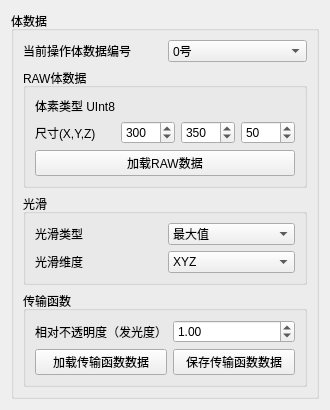
<?xml version="1.0" encoding="UTF-8"?>
<ui version="4.0">
 <class>VolumeComponent</class>
 <widget class="QWidget" name="VolumeComponent">
  <property name="geometry">
   <rect>
    <x>0</x>
    <y>0</y>
    <width>300</width>
    <height>300</height>
   </rect>
  </property>
  <property name="windowTitle">
   <string>Form</string>
  </property>
  <layout class="QVBoxLayout" name="verticalLayout">
   <item>
    <widget class="QGroupBox" name="groupBox_3">
     <property name="title">
      <string>体数据</string>
     </property>
     <layout class="QVBoxLayout" name="verticalLayout_2">
      <item>
       <layout class="QHBoxLayout" name="horizontalLayout">
        <item>
         <widget class="QLabel" name="label_3">
          <property name="sizePolicy">
           <sizepolicy hsizetype="Preferred" vsizetype="Preferred">
            <horstretch>0</horstretch>
            <verstretch>0</verstretch>
           </sizepolicy>
          </property>
          <property name="text">
           <string>当前操作体数据编号</string>
          </property>
         </widget>
        </item>
        <item>
         <widget class="QComboBox" name="comboBox_currVolID">
          <item>
           <property name="text">
            <string>0号</string>
           </property>
          </item>
          <item>
           <property name="text">
            <string>1号</string>
           </property>
          </item>
         </widget>
        </item>
       </layout>
      </item>
      <item>
       <widget class="QGroupBox" name="groupBox">
        <property name="title">
         <string>RAW体数据</string>
        </property>
        <layout class="QGridLayout" name="gridLayout">
         <item row="1" column="0">
          <widget class="QLabel" name="label_2">
           <property name="sizePolicy">
            <sizepolicy hsizetype="Preferred" vsizetype="Preferred">
             <horstretch>0</horstretch>
             <verstretch>0</verstretch>
            </sizepolicy>
           </property>
           <property name="text">
            <string>体素类型 UInt8</string>
           </property>
          </widget>
         </item>
         <item row="2" column="1">
          <widget class="QSpinBox" name="spinBox_voxPerVolX">
           <property name="minimum">
            <number>1</number>
           </property>
           <property name="maximum">
            <number>1024</number>
           </property>
           <property name="value">
            <number>300</number>
           </property>
          </widget>
         </item>
         <item row="2" column="2">
          <widget class="QSpinBox" name="spinBox_voxPerVolY">
           <property name="minimum">
            <number>1</number>
           </property>
           <property name="maximum">
            <number>1024</number>
           </property>
           <property name="value">
            <number>350</number>
           </property>
          </widget>
         </item>
         <item row="2" column="3">
          <widget class="QSpinBox" name="spinBox_voxPerVolZ">
           <property name="minimum">
            <number>1</number>
           </property>
           <property name="maximum">
            <number>1024</number>
           </property>
           <property name="value">
            <number>50</number>
           </property>
          </widget>
         </item>
         <item row="2" column="0">
          <widget class="QLabel" name="label">
           <property name="sizePolicy">
            <sizepolicy hsizetype="Preferred" vsizetype="Preferred">
             <horstretch>0</horstretch>
             <verstretch>0</verstretch>
            </sizepolicy>
           </property>
           <property name="text">
            <string>尺寸(X,Y,Z)</string>
           </property>
          </widget>
         </item>
         <item row="3" column="0" colspan="4">
          <widget class="QPushButton" name="pushButton_loadRAWVolume">
           <property name="text">
            <string>加载RAW数据</string>
           </property>
          </widget>
         </item>
        </layout>
       </widget>
      </item>
      <item>
       <widget class="QGroupBox" name="groupBox_4">
        <property name="title">
         <string>光滑</string>
        </property>
        <layout class="QGridLayout" name="gridLayout_3">
         <item row="3" column="2">
          <widget class="QComboBox" name="comboBox_smoothDim">
           <item>
            <property name="text">
             <string>XYZ</string>
            </property>
           </item>
           <item>
            <property name="text">
             <string>XY</string>
            </property>
           </item>
          </widget>
         </item>
         <item row="3" column="1">
          <widget class="QLabel" name="label_5">
           <property name="text">
            <string>光滑维度</string>
           </property>
          </widget>
         </item>
         <item row="2" column="2">
          <widget class="QComboBox" name="comboBox_smoothType">
           <item>
            <property name="text">
             <string>最大值</string>
            </property>
           </item>
           <item>
            <property name="text">
             <string>平均值</string>
            </property>
           </item>
          </widget>
         </item>
         <item row="2" column="1">
          <widget class="QLabel" name="label_4">
           <property name="text">
            <string>光滑类型</string>
           </property>
          </widget>
         </item>
        </layout>
       </widget>
      </item>
      <item>
       <widget class="QGroupBox" name="groupBox_tf">
        <property name="title">
         <string>传输函数</string>
        </property>
        <layout class="QGridLayout" name="gridLayout_2">
         <item row="1" column="1">
          <widget class="QPushButton" name="pushButton_saveTF">
           <property name="text">
            <string>保存传输函数数据</string>
           </property>
          </widget>
         </item>
         <item row="0" column="0">
          <widget class="QLabel" name="label_6">
           <property name="text">
            <string>相对不透明度（发光度）</string>
           </property>
          </widget>
         </item>
         <item row="1" column="0">
          <widget class="QPushButton" name="pushButton_loadTF">
           <property name="text">
            <string>加载传输函数数据</string>
           </property>
          </widget>
         </item>
         <item row="0" column="1">
          <widget class="QDoubleSpinBox" name="doubleSpinBox_relativeAlpha_float_VIS4EarthReflectable">
           <property name="maximum">
            <double>1000.000000000000000</double>
           </property>
           <property name="singleStep">
            <double>0.100000000000000</double>
           </property>
           <property name="value">
            <double>1.000000000000000</double>
           </property>
          </widget>
         </item>
        </layout>
       </widget>
      </item>
     </layout>
    </widget>
   </item>
  </layout>
 </widget>
 <resources/>
 <connections/>
</ui>
